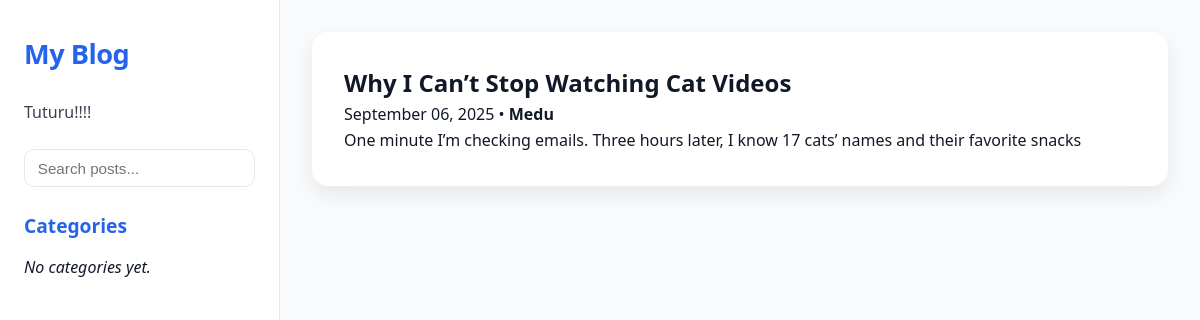
Screenshot of /blog/2025/9/6/why-i-cant-stop-watching-cat-videos/ with the database file from the repository.
### apps/posts/models.py (models this page shows, shortened)
class Post(models.Model):
    objects = models.Manager()
    published = PublishedManager()
    class Status(models.TextChoices):
        Draft = 'DF', 'Draft'
        PUBLISHED = 'PB', 'Published'
    title = models.CharField(max_length = 250)
    slug = models.SlugField(max_length = 250 , unique_for_date='publish')
    content = models.TextField()
    body = models.TextField()
    publish = models.DateTimeField(default=timezone.now)
    created = models.DateTimeField(auto_now_add=True)
    updated = models.DateTimeField(auto_now=True)
    """
    another method we can use now from db instead of Python itself
    by adding
    from django.db.models.functions import Now
    publish = models.DateTimeField(db_default=Now())
    """
    status = models.CharField(max_length=2,choices=Status , default=Status.Draft)
    """
    ordering => Configuring what will happen when we retrive the object from the database and how it will be represented
    indexes => Configuring what will happen when we retrive the object from the database and how it will be represented
    """
    author = models.ForeignKey(
        settings.AUTH_USER_MODEL, # what model do you want to connect to
        on_delete=models.CASCADE, # delete all posts if i delete the user
        related_name='blog_posts' # name of reverse releation user.blog_posts
    )
    class Meta:
        ordering = ['-publish']
        indexes = [
            models.Index(fields=['-publish']),
            ]

### apps/posts/views.py (the view)
# urls.py: path('<int:year>/<int:month>/<int:day>/<slug:post>/', views.post_detail, name='post_detail'),
def post_detail (request , year , month , day , post):
    post = get_object_or_404(
        Post,
        status=Post.Status.PUBLISHED,
        slug=post,
        publish__year=year,
        publish__month=month,
        publish__day=day
    )
    return render(
        request,
        'blog/post/details.html',
        {'post':post}
    )

### apps/posts/templates/blog/post/details.html (shortened to what this page needs)
{% extends "blog/base.html" %}
{% block content %}
<article class="post-card detail-card">
  <h1 class="post-detail-title">{{ post.title }}</h1>
  <p class="post-meta">{{ post.publish|date:"F d, Y" }} • <strong>{{ post.author }}</strong></p>
  <div class="post-body">
    {{ post.body|linebreaks }}
  </div>
</article>
{% endblock %}

### apps/posts/templates/blog/base.html (style rules this page uses)
* { margin: 0; padding: 0; box-sizing: border-box; transition: background 0.3s, color 0.3s, border 0.3s; }
html { scroll-behavior: smooth; }
body { font-family: "Segoe UI", Roboto, sans-serif; line-height: 1.6; background: var(--bg); color: var(--text); display: grid; grid-template-columns: 280px 1fr; min-height: 100vh; }
:root { --bg: #f8fafc; --text: #111827; --sidebar-bg: #fff; --sidebar-text: #374151; --accent: #2563eb; --card-bg: #fff; --card-border: #e5e7eb; --shadow: 0 2px 10px rgba(0,0,0,0.08); --hover: #eff6ff; }
.post-card { background: var(--card-bg); border-radius: 1rem; padding: 2rem; box-shadow: 0 8px 20px rgba(0,0,0,0.08); transition: transform 0.3s ease, box-shadow 0.3s ease, background 0.3s; position: relative; overflow: hidden; margin-bottom: 1rem; }
.post-card p { font-size: 1rem; line-height: 1.6; }

### rows the page displays
Post: title "Why I Can’t Stop Watching Cat Videos", publish "September 06, 2025", author "Medu", body "One minute I’m checking emails. Three hours later, I know 17 cats’ names and their favorite snacks"
